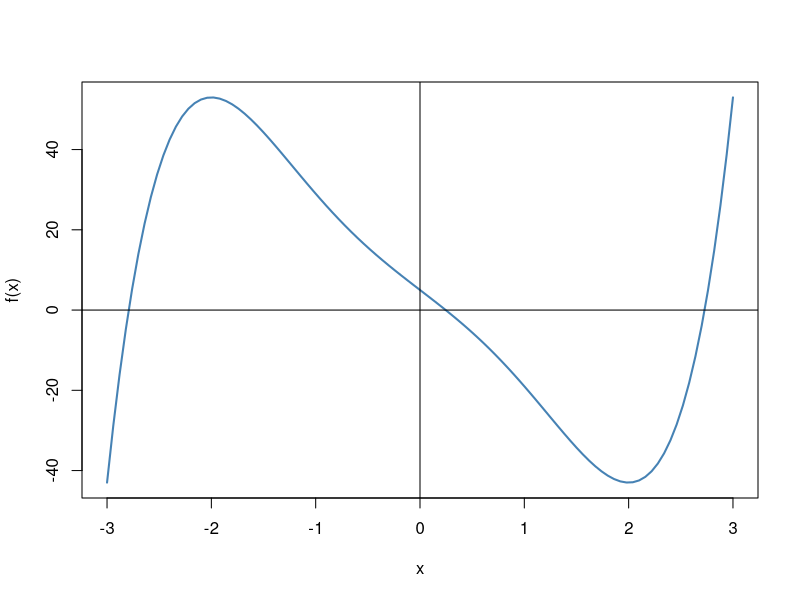
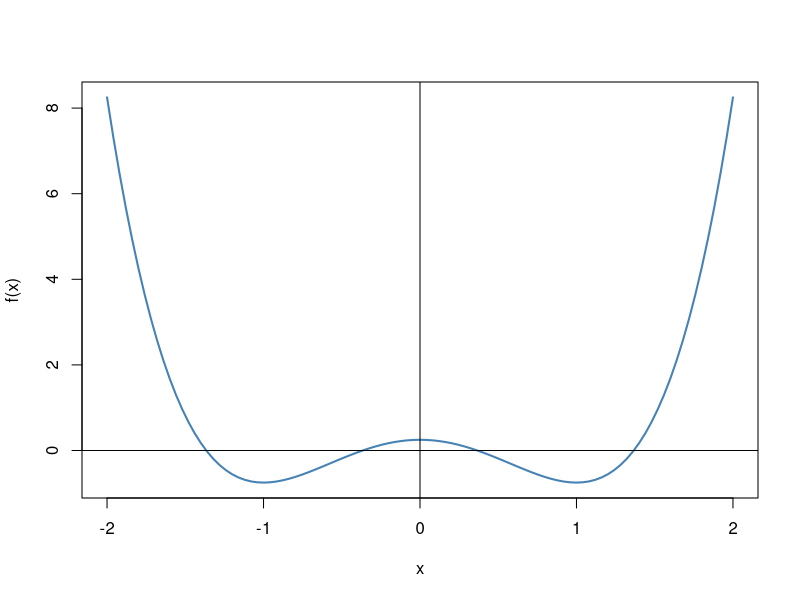

R code for these plots, in order:
## ---- chunk 1
# Fungsi Fibonacci 

fibonacci <- function(n) {
  fn <- c(1,1)
  for (i in 2:n+1)
  {
    fn <- c(fn, (fn[i-1]+fn[i-2]))
  }
  return(fn)
}

#fibonacci(10)

#N <- 16

#data <- data.frame(
#  n = 1:N,
#  Fibonacci = fibonacci(15)
#)
#data

# Fibonacci Search Method

fib_search <- function(f, xl, xr, n){
  F = fibonacci(n) # Call the fibonnaci number function
  L0 = xr - xl # Initial interval of uncertainty
  R1 = L0 # Initial Reduction Ratio
  Li = (F[n-2]/F[n])*L0 
  
  R = Li/L0
  
  for (i in 2:n)
  {
    if (Li > L0/2) {
      x1 = xr - Li
      x2 = xl + Li
    } else {
      x1 = xl + Li
      x2 = xr - Li
    }
    f1 = f(x1)
    f2 = f(x2)
    
    if (f1 < f2) {
      xr = x2
      Li = (F[n - i]/F[n - (i - 2)])*L0 # New interval of uncertainty
    } else if (f1 > f2) {
      xl = x1
      Li = (F[n - i]/F[n - (i - 2)])*L0 # New interval of uncertainty
    } else {
      xl = x1
      xr = x2
      Li = (F[n - i]/F[n - (i - 2)])*(xr - xl) # New interval of uncertainty
    }
    L0 = xr - xl
    R = c(R, Li/R1)
  }
  
  list1 <- list(x1, f(x1), R) # Membuat sebagai list sehingga bisa dipanggil keluar dengan fungsi return.
  names(list1) <- c("x", "f(x)", "R") # Memberi nama pada elemen suatu list.
  list2 <- list(x2, f(x2), R)
  names(list2) <- c("x", "f(x)", "R")
  if (f1 <= f2) {
    return(list1) # Final result
  } else {
    return(list2) # Final result 
  }
}

f <- function(x) {
  x^5-5*x^3-20*x+5
}

Fib = fib_search(f, -2.5, 2.5, 25)
Fib


curve(f,xlim=c(-3,3), col='steelblue',lwd=2)
abline(h=0)
abline(v=0)

## ---- chunk 2

quadraticinterpolation <- function(phi.f, l = 0, u = 1, eps = 1e-6)
{
  #polynomials evaluated at 3 points(l, m, u) for interpolation: phi_fl, phi_fm, phi_fu
  if(l == u)
  {
    l <- 0
  }
  m <- (l + u)/2
  phi.fl <- phi.f(l)
  phi.fm <- phi.f(m)
  phi.fu <- phi.f(u)
  
  
  #a, b and c are coefficients of the polynomial (hx)
  y <- ((l - m)*(m - u)*(u - l))
  a <- (phi.fl*m*u*(u - m) + phi.fm*u*l*(l - u) + phi.fu*l*m*(m - l))/y
  b <- (phi.fl*(m^2 - u^2) + phi.fm*(u^2 - l^2) + phi.fu*(l^2 - m^2))/y
  c <- -(phi.fl*(m - u) + phi.fm*(u - l) + phi.fu*(l - m))/y
  
  alpha <- -b/(2*c)
  falpha <- phi.f(alpha)
  
  ncf <- 4
  
  hx <- function(x)  c*x^2 + b*x + a #environment global
  
  while((abs((hx(alpha) - falpha)) > eps))
  {
    #choice of l, m and C new values
    if(alpha <= m)
    {
      if(phi.fm >= falpha){
        u <- m; phi.fu <- phi.fm
        m <- alpha; phi.fm <- falpha
      }else{
        l <- alpha; phi.fl <- falpha
      }
    }else{
      if(phi.fm >= falpha){
        l <- m; phi.fl <- phi.fm
        m <- alpha; phi.fm <- falpha
      }else{
        u <- alpha; phi.fu <- falpha
      }
      
    }
    
    
    #refitting the function
    y <- ((l - m)*(m - u)*(u - l))
    a <- (phi.fl*m*u*(u - m) + phi.fm*u*l*(l - u) + phi.fu*l*m*(m - l))/y
    b <- (phi.fl*(m^2 - u^2) + phi.fm*(u^2 - l^2) + phi.fu*(l^2 - m^2))/y
    c <- -(phi.fl*(m - u) + phi.fm*(u - l) + phi.fu*(l - m))/y
    
    #quadratic interpolation
    
    alpha <- -b/(2*c)
    falpha <- phi.f(alpha)
    ncf <- ncf + 1
    
  }
  message("Method: Quadratic Interpolation. Number of calls of the objective function: ", ncf)
  return(alpha)
}

f <- function(x) {
  x^4 -2*x^2 + 1/4
}
quadraticinterpolation(f)
quadraticinterpolation(f, l = -1.5, u=7, eps=1e-5)

curve(f,xlim=c(-2,2), col='steelblue',lwd=2)
abline(h=0)
abline(v=0)
## ---- chunk 3
steepestDescent <- function(f, x0, tol = 1e-6, maxIter = 1000) {
  # Initialize variables
  x <- x0
  fx <- f(x)
  gradx <- numDeriv::grad(func=f,x=x)
  iter <- 0
  
  # Iterate until convergence or maximum number of iterations reached
  while (iter < maxIter && norm(as.matrix(gradx)) > tol) {
    # Calculate step size using line search
    alpha <- optimize(function(a) f(x - a * gradx), interval = c(0, 1))$minimum
    
    # Update x
    x <- x - alpha * gradx
    
    # Calculate function value and gradient at new x
    fx <- f(x)
    gradx <- numDeriv::grad(func=f,x=x)
    
    # Update iteration count
    iter <- iter + 1
  }
  
  # Return the final solution and function value
  return(list(x = x, fx = fx, iter = iter))
}
## ---- chunk 4
f<-function(x) {
  x1=x[1]; x2=x[2];
  x1-x2+(2*x1^2)+(2*x1*x2)+(x2^2)
}

x0<-c(0,0)

steepestDescent(f=f, x0=x0)
## ---- chunk 5
x0<-c(5,5)

steepestDescent(f=f, x0=x0)
## ---- chunk 6
steepestDescent <- function(f, x0, tol = 1e-6, maxIter = 1000) {
  # Initialize variables
  x <- x0
  fx <- f(x)
  gradx <- numDeriv::grad(func=f,x=x)
  iter <- 0
  
  # Iterate until convergence or maximum number of iterations reached
  while (iter < maxIter && norm(as.matrix(gradx)) > tol) {
    cat("iterasi ke-",iter, "\n", "x1=", x[1],";x2=",x[2],";fx=",fx,"\n")
    # Calculate step size using line search
    alpha <- optimize(function(a) f(x - a * gradx), interval = c(0, 1))$minimum
    
    # Update x
    x <- x - alpha * gradx
    
    # Calculate function value and gradient at new x
    fx <- f(x)
    gradx <- numDeriv::grad(func=f,x=x)
    
    # Update iteration count
    iter <- iter + 1
  }
  
  # Return the final solution and function value
  return(list(x = x, fx = fx, iter = iter))
}
## ---- chunk 7
x0<-c(5,5)

steepestDescent(f=f, x0=x0)
## ---- chunk 8
# Fungsi yang diberikan
f <- function(x) {
  return(-1 / ((x - 1)^2) * (log(x) - 2 * (x - 1) / (x + 1)))
}

# Hitung turunan pertama
f_prime <- function(x) {
  h <- 1e-6  # Nilai h yang sangat kecil
  return((f(x + h) - f(x)) / h)
}

# Hitung turunan kedua
f_double_prime <- function(x) {
  h <- 1e-6
  return((f_prime(x + h) - f_prime(x)) / h)
}

# Contoh penggunaan
x_value <- 3  # Ganti dengan nilai x yang diinginkan
first_derivative <- f_prime(x_value)
second_derivative <- f_double_prime(x_value)

cat("Nilai turunan pertama pada x =", x_value, "adalah", first_derivative, "\n")
cat("Nilai turunan kedua pada x =", x_value, "adalah", second_derivative, "\n")

# Analisis tanda-tanda
if (second_derivative > 0) {
  cat("Kurva cekung ke atas pada selang (1.0; 5.0)\n")
} else if (second_derivative < 0) {
  cat("Kurva cekung ke bawah pada selang (1.0; 5.0)\n")
} else {
  cat("Tidak dapat menentukan kecekungan pada selang (1.0; 5.0)\n")
}
